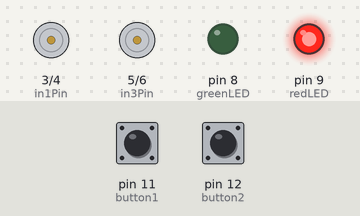
A sketch run on a simulated Arduino Uno, built with avr-gcc and run on an emulated ATmega328P. On the bench: motor-driver pin pairs drawn as motors (green arrow = first pin HIGH = forward, orange = second pin HIGH = backward, longer = more drive), output pins drawn as LEDs (lit = HIGH). The inputs (shaded band) are chosen by the test bench; at power-on: pin 11 (button1) LOW, pin 12 (button2) LOW.

Above: at 1.2 s.
1.3 s: pin 11 (button1) pulled HIGH for 0.15 s
At 1.37 s:
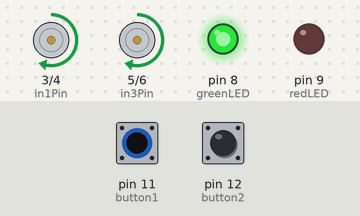
2.9 s: pin 11 (button1) pulled HIGH for 3.2 s
At 6.6 s:
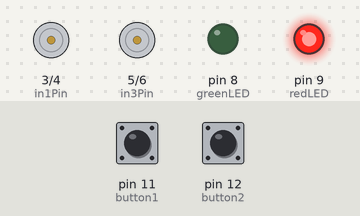
Timing chart, 0 to 8.1 s (numbered marks = the images above; inputs shaded):
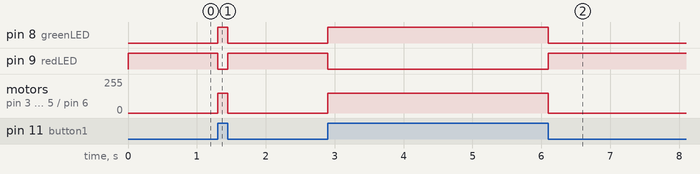

Measured:
- after the input at 1.3 s, pin 8 (greenLED): LOW → HIGH at once, → LOW 0.15 s later; pin 9 (redLED): HIGH → LOW at once, → HIGH 0.15 s later; motor on pin 3 (in1Pin) / pin 4 (in2Pin), motor on pin 5 (in3Pin) / pin 6 (in4Pin): stopped → forward 150/255 at once, → stopped 0.15 s later
- after the input at 2.9 s, pin 8 (greenLED): LOW → HIGH at once, → LOW 3.2 s later; pin 9 (redLED): HIGH → LOW at once, → HIGH 3.2 s later; motor on pin 3 (in1Pin) / pin 4 (in2Pin), motor on pin 5 (in3Pin) / pin 6 (in4Pin): stopped → forward 150/255 at once, → stopped 3.2 s later

The sketch:

assignment1.ino
```cpp
const int in1Pin = 3;
const int in2Pin = 4;
const int in3Pin = 5;
const int in4Pin = 6;

const int greenLED = 8;
const int redLED = 9;

const int button1 = 11;
const int button2 = 12;

int button1State = 0;
int button2State = 0;

void setup() {
  // put your setup code here, to run once:
  Serial.begin(9600);
  pinMode(in1Pin, OUTPUT);
  pinMode(in2Pin, OUTPUT);
  pinMode(in3Pin, OUTPUT);
  pinMode(in4Pin, OUTPUT);

  pinMode(greenLED, OUTPUT);
  pinMode(redLED, OUTPUT);

  pinMode(button1, INPUT);
  pinMode(button2, INPUT);

  digitalWrite(in1Pin, LOW);
  digitalWrite(in2Pin, LOW);
  digitalWrite(in3Pin, LOW);
  digitalWrite(in4Pin, LOW);
}

void loop() {
  // put your main code here, to run repeatedly:
  button1State = digitalRead(button1);
  button2State = digitalRead(button2);

  if (button1State == HIGH) {
    digitalWrite(greenLED, HIGH);
    digitalWrite(redLED, LOW);

    analogWrite(in1Pin, 150);
    digitalWrite(in2Pin, LOW);

    analogWrite(in3Pin, 150);
    digitalWrite(in4Pin, LOW);
  } else {

    digitalWrite(greenLED, LOW);
    digitalWrite(redLED, HIGH);

    digitalWrite(in1Pin, LOW);
    digitalWrite(in2Pin, LOW);
    digitalWrite(in3Pin, LOW);
    digitalWrite(in4Pin, LOW);
  }
}
```
